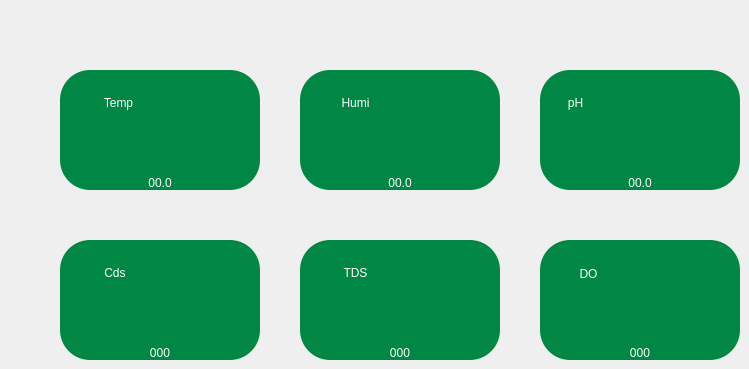
   <widget class="QWidget" name="MainPage">
    <widget class="QLabel" name="TempLabel">
     <property name="geometry">
      <rect>
       <x>30</x>
       <y>80</y>
       <width>177</width>
       <height>30</height>
      </rect>
     </property>
     <property name="styleSheet">
      <string notr="true">background-color: rgba(255, 255, 255, 0);
font: 75 20pt &quot;나눔스퀘어 ExtraBold&quot;;
color: white;</string>
     </property>
     <property name="text">
      <string>Temp</string>
     </property>
     <property name="alignment">
      <set>Qt::AlignBottom|Qt::AlignHCenter</set>
     </property>
    </widget>
    <widget class="QLabel" name="Temp">
     <property name="geometry">
      <rect>
       <x>60</x>
       <y>70</y>
       <width>200</width>
       <height>120</height>
      </rect>
     </property>
     <property name="styleSheet">
      <string notr="true">font: 81 60pt &quot;나눔스퀘어 ExtraBold&quot;;
color: #FFFFFF;
background-color: rgb(0, 135, 68);
border-radius: 30px;</string>
     </property>
     <property name="frameShape">
      <enum>QFrame::NoFrame</enum>
     </property>
     <property name="frameShadow">
      <enum>QFrame::Plain</enum>
     </property>
     <property name="lineWidth">
      <number>1</number>
     </property>
     <property name="midLineWidth">
      <number>0</number>
     </property>
     <property name="text">
      <string>00.0</string>
     </property>
     <property name="alignment">
      <set>Qt::AlignBottom|Qt::AlignHCenter</set>
     </property>
    </widget>
    <widget class="QLabel" name="Humi">
     <property name="geometry">
      <rect>
       <x>300</x>
       <y>70</y>
       <width>200</width>
       <height>120</height>
      </rect>
     </property>
     <property name="styleSheet">
      <string notr="true">font: 81 60pt &quot;나눔스퀘어 ExtraBold&quot;;
color: #FFFFFF;
background-color: rgb(0, 135, 68);
border-radius: 30px;</string>
     </property>
     <property name="text">
      <string>00.0</string>
     </property>
     <property name="alignment">
      <set>Qt::AlignBottom|Qt::AlignHCenter</set>
     </property>
    </widget>
    <widget class="QLabel" name="HumiLabel">
     <property name="geometry">
      <rect>
       <x>320</x>
       <y>80</y>
       <width>71</width>
       <height>30</height>
      </rect>
     </property>
     <property name="styleSheet">
      <string notr="true">background-color: rgba(255, 255, 255, 0);
font: 75 20pt &quot;나눔스퀘어 ExtraBold&quot;;
color: white;</string>
     </property>
     <property name="text">
      <string>Humi</string>
     </property>
     <property name="alignment">
      <set>Qt::AlignBottom|Qt::AlignHCenter</set>
     </property>
    </widget>
    <widget class="QLabel" name="PhLabel">
     <property name="geometry">
      <rect>
       <x>550</x>
       <y>80</y>
       <width>51</width>
       <height>30</height>
      </rect>
     </property>
     <property name="styleSheet">
      <string notr="true">background-color: rgba(255, 255, 255, 0);
font: 75 20pt &quot;나눔스퀘어 ExtraBold&quot;;
color: white;</string>
     </property>
     <property name="text">
      <string>pH</string>
     </property>
     <property name="alignment">
      <set>Qt::AlignBottom|Qt::AlignHCenter</set>
     </property>
    </widget>
    <widget class="QLabel" name="Ph">
     <property name="geometry">
      <rect>
       <x>540</x>
       <y>70</y>
       <width>200</width>
       <height>120</height>
      </rect>
     </property>
     <property name="styleSheet">
      <string notr="true">font: 81 60pt &quot;나눔스퀘어 ExtraBold&quot;;
color: #FFFFFF;
background-color: rgb(0, 135, 68);
border-radius: 30px;</string>
     </property>
     <property name="text">
      <string>00.0</string>
     </property>
     <property name="alignment">
      <set>Qt::AlignBottom|Qt::AlignHCenter</set>
     </property>
    </widget>
    <widget class="QLabel" name="CdsLabel">
     <property name="geometry">
      <rect>
       <x>40</x>
       <y>250</y>
       <width>150</width>
       <height>30</height>
      </rect>
     </property>
     <property name="styleSheet">
      <string notr="true">background-color: rgba(255, 255, 255, 0);
font: 75 20pt &quot;나눔스퀘어 ExtraBold&quot;;
color: white;</string>
     </property>
     <property name="text">
      <string>Cds</string>
     </property>
     <property name="alignment">
      <set>Qt::AlignBottom|Qt::AlignHCenter</set>
     </property>
    </widget>
    <widget class="QLabel" name="Cds">
     <property name="geometry">
      <rect>
       <x>60</x>
       <y>240</y>
       <width>200</width>
       <height>120</height>
      </rect>
     </property>
     <property name="styleSheet">
      <string notr="true">font: 81 60pt &quot;나눔스퀘어 ExtraBold&quot;;
color: #FFFFFF;
background-color: rgb(0, 135, 68);
border-radius: 30px;</string>
     </property>
     <property name="text">
      <string>000</string>
     </property>
     <property name="alignment">
      <set>Qt::AlignBottom|Qt::AlignHCenter</set>
     </property>
    </widget>
    <widget class="QLabel" name="DoLabel">
     <property name="geometry">
      <rect>
       <x>523</x>
       <y>250</y>
       <width>131</width>
       <height>31</height>
      </rect>
     </property>
     <property name="styleSheet">
      <string notr="true">background-color: rgba(255, 255, 255, 0);
font: 75 20pt &quot;나눔스퀘어 ExtraBold&quot;;
color: white;</string>
     </property>
     <property name="text">
      <string>DO</string>
     </property>
     <property name="alignment">
      <set>Qt::AlignBottom|Qt::AlignHCenter</set>
     </property>
    </widget>
    <widget class="QLabel" name="Do">
     <property name="geometry">
      <rect>
       <x>540</x>
       <y>240</y>
       <width>200</width>
       <height>120</height>
      </rect>
     </property>
     <property name="styleSheet">
      <string notr="true">font: 81 60pt &quot;나눔스퀘어 ExtraBold&quot;;
color: #FFFFFF;
background-color: rgb(0, 135, 68);
border-radius: 30px;</string>
     </property>
     <property name="text">
      <string>000</string>
     </property>
     <property name="alignment">
      <set>Qt::AlignBottom|Qt::AlignHCenter</set>
     </property>
    </widget>
    <widget class="QLabel" name="Tds">
     <property name="geometry">
      <rect>
       <x>300</x>
       <y>240</y>
       <width>200</width>
       <height>120</height>
      </rect>
     </property>
     <property name="styleSheet">
      <string notr="true">font: 81 60pt &quot;나눔스퀘어 ExtraBold&quot;;
color: #FFFFFF;
background-color: rgb(0, 135, 68);
border-radius: 30px;</string>
     </property>
     <property name="text">
      <string>000</string>
     </property>
     <property name="alignment">
      <set>Qt::AlignBottom|Qt::AlignHCenter</set>
     </property>
    </widget>
    <widget class="QLabel" name="TdsLabel">
     <property name="geometry">
      <rect>
       <x>280</x>
       <y>250</y>
       <width>151</width>
       <height>30</height>
      </rect>
     </property>
     <property name="styleSheet">
      <string notr="true">background-color: rgba(255, 255, 255, 0);
font: 75 20pt &quot;나눔스퀘어 ExtraBold&quot;;
color: white;</string>
     </property>
     <property name="text">
      <string>TDS</string>
     </property>
     <property name="alignment">
      <set>Qt::AlignBottom|Qt::AlignHCenter</set>
     </property>
    </widget>
    <zorder>Ph</zorder>
    <zorder>PhLabel</zorder>
    <zorder>Temp</zorder>
    <zorder>Cds</zorder>
    <zorder>TempLabel</zorder>
    <zorder>Humi</zorder>
    <zorder>HumiLabel</zorder>
    <zorder>CdsLabel</zorder>
    <zorder>Do</zorder>
    <zorder>Tds</zorder>
    <zorder>TdsLabel</zorder>
    <zorder>DoLabel</zorder>
   </widget>
